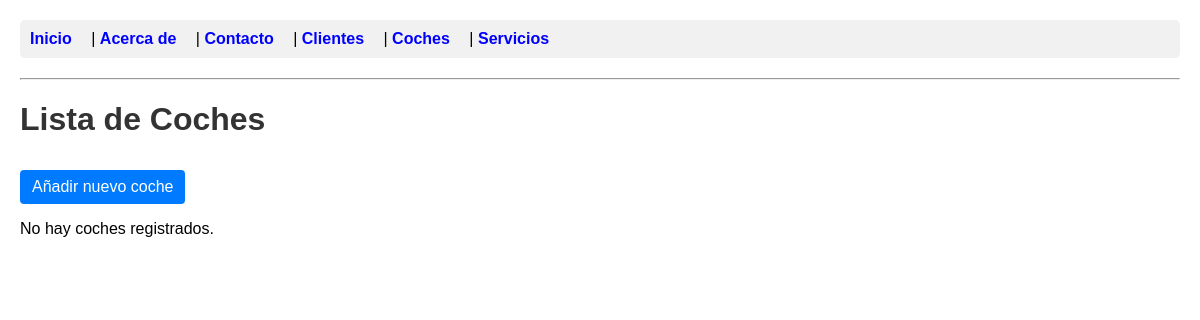
Before: /coches/ with the older database file.
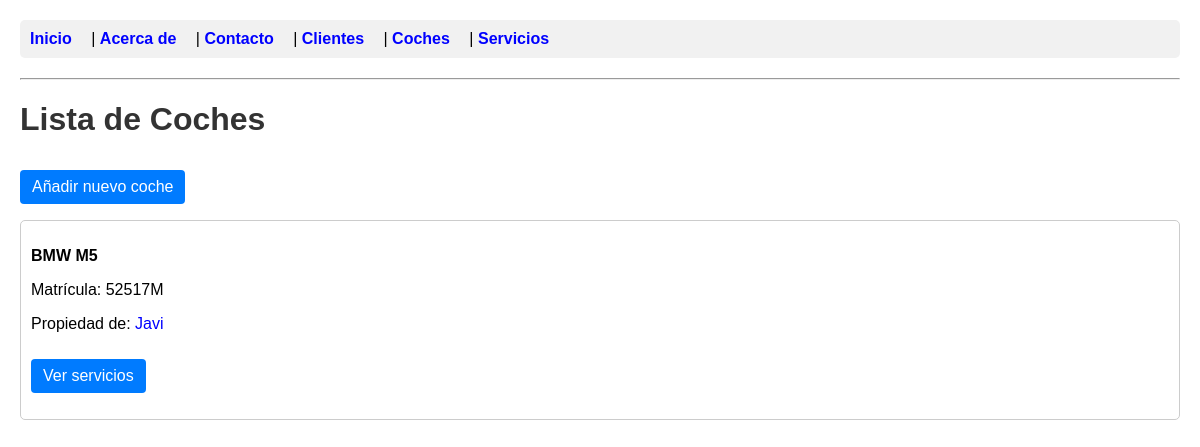
After: the same page with the newer database file.
### app_gestion_coches/models.py (models this page shows, shortened)
class Coche(models.Model):
    cliente = models.ForeignKey(Cliente, on_delete=models.CASCADE)
    marca = models.CharField(max_length=50)
    modelo = models.CharField(max_length=50)
    matricula = models.CharField(max_length=10, unique=True)

class Cliente(models.Model):
    nombre = models.CharField(max_length=100)
    telefono = models.CharField(max_length=15)
    email = models.EmailField()

### app_gestion_coches/views.py (the view)
# urls.py: path('coches/', lista_coches, name='lista_coches'),
def lista_coches(request):
    coches = Coche.objects.all()
    return render(request, 'app_gestion_coches/lista_coches.html', {'coches': coches})

### templates/app_gestion_coches/lista_coches.html (shortened to what this page needs)
{% extends 'app_gestion_coches/base.html' %}
{% block contenido %}
    <h1>Lista de Coches</h1>
    <p><a href="{% url 'nuevo_coche' %}" class="btn">Añadir nuevo coche</a></p>
    {% if coches %}
        {% for coche in coches %}
            <div class="item-list">
                <p><strong>{{ coche.marca }} {{ coche.modelo }}</strong></p>
                <p>Matrícula: {{ coche.matricula }}</p>
                <p>Propiedad de: <a href="{% url 'detalle_cliente' coche.cliente.id %}">{{ coche.cliente.nombre }}</a></p>
                <p><a href="{% url 'buscar_servicios_de_coche' coche.id %}" class="btn">Ver servicios</a></p>
            </div>
        {% endfor %}
    {% else %}
        <p>No hay coches registrados.</p>
    {% endif %}
{% endblock %}

Changed rows visible on the page:
added Coche: marca "BMW", modelo "M5", matricula "52517M", cliente.nombre "Javi"
Other visible differences:
text no longer shown: "No hay coches registrados."
